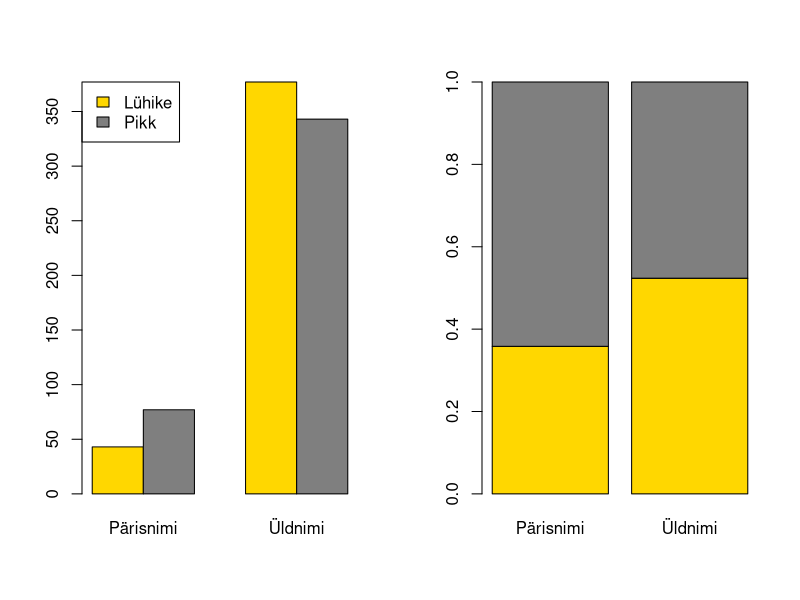
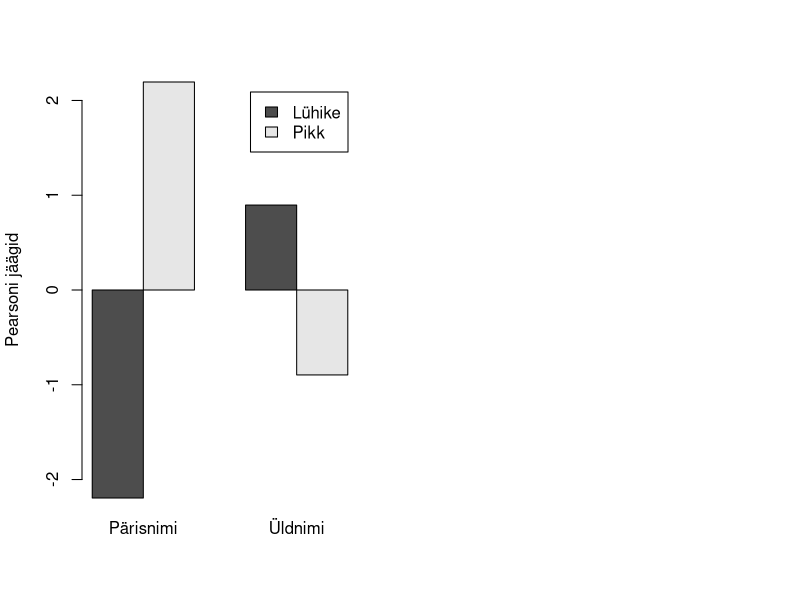
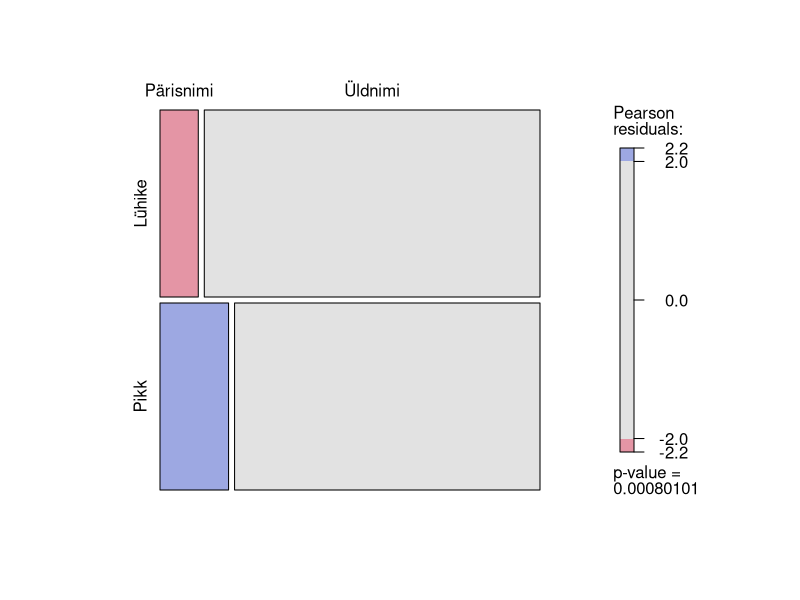
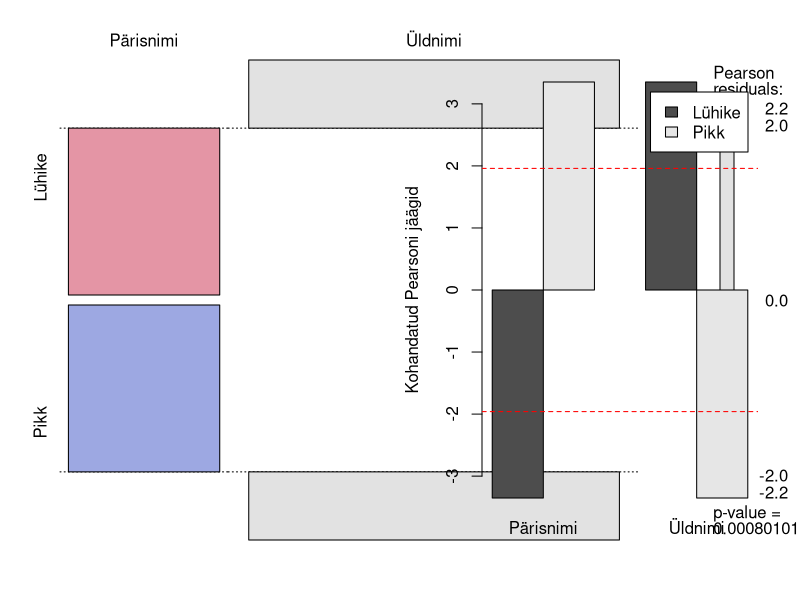
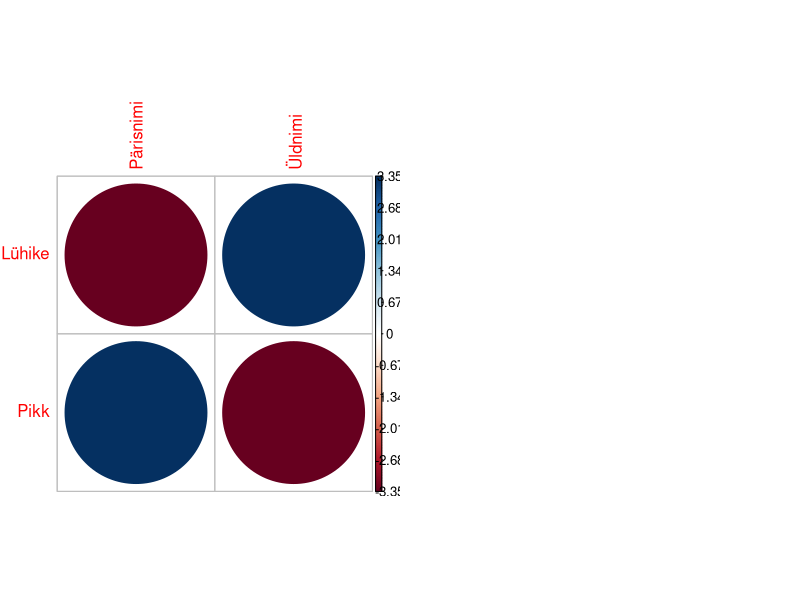

R code for these plots, in order:
## ---- chunk 1
knitr::opts_chunk$set(echo = TRUE)
## ---- chunk 2
# Koostame artiklis esitatud andmete põhjal
# esmalt risttabeli.
tab <- matrix(c(43, 77, 377, 343), # koosesinemise sagedused
              nrow = 2, # mitmesse ritta sagedused jaotada?
              dimnames = list(c("Lühike", "Pikk"), # tabeli ridade nimed
                              c("Pärisnimi", "Üldnimi"))) # tabeli tulpade nimed

tab
## ---- chunk 3
par(mfrow = c(1, 2)) # näita jooniseid ühes reas kahes tulbas (= kõrvuti)
barplot(tab, 
        col = c("gold1", "grey50"), 
        legend.text = rownames(tab), 
        beside = TRUE, 
        args.legend = list(x = "topleft"))

barplot(prop.table(tab, margin = 2), 
        col = c("gold1", "grey50"))
## ---- chunk 4
addmargins(tab)
## ---- chunk 5
# Näiteks pika sisseütlevaga pärisnimede (Tartusse) oodatud sagedus oleks
addmargins(tab)[1,3]*addmargins(tab)[3,1]/sum(tab)
## ---- chunk 6
chisq.test(tab)$expected # teoreetilised sagedused
## ---- chunk 7
chisq.test(tab, correct = FALSE)
## ---- chunk 8
t <- chisq.test(tab, correct = FALSE)
sum(((t$observed - t$expected)^2)/t$expected)
## ---- chunk 9
chisq.test(tab)
## ---- chunk 10
# Näiteks illatiivis pärisnimede jääk on
(t$observed[1]-t$expected[1])/sqrt(t$expected[1])
## ---- chunk 11
# Jäägid saab kätte ka testi väljundist
t$residuals
## ---- chunk 12
barplot(t$residuals, 
        beside = TRUE, 
        legend = TRUE,
        ylab = "Pearsoni jäägid")
## ---- chunk 13
# install.packages("vcd")
# library(vcd)
vcd::mosaic(tab, shade = TRUE, varnames = FALSE)
## ---- chunk 14
# library(vcd)
vcd::assoc(tab, shade = TRUE, varnames = FALSE)
## ---- chunk 15
(teg <- tab["Lühike", "Pärisnimi"]) # tegelik sagedus
(ood <- sum(tab["Lühike",]) * sum(tab[,"Pärisnimi"]) / sum(tab)) # oodatud sagedus
(std <- ood * (1 - ood/sum(tab["Lühike",])) * (1 - ood/sum(tab[,"Pärisnimi"]))) # korrutis

(teg-ood)/sqrt(std)
## ---- chunk 16
t$stdres
## ---- chunk 17
barplot(t$stdres, 
        beside = TRUE, 
        legend = TRUE,
        ylab = "Kohandatud Pearsoni jäägid")
abline(h = 1.96, col = "red", lty = "dashed")
abline(h = -1.96, col = "red", lty = "dashed")
## ---- chunk 18
library(corrplot)
corrplot(t$stdres, is.corr = F)
## ---- chunk 19
# install.packages("vcd")
# library(vcd)

vcd::assocstats(tab)
## ---- chunk 20
library(pwr)
w <- vcd::assocstats(tab)$cramer # mõju suurus
N <- sum(tab) # vaatluste arv
df <- t$parameter # vabadusastmete arv

pwr.chisq.test(w = w, N = N, df = df, sig.level = 0.05)
## ---- chunk 21
tab2 <- matrix(c(4, 4, 2, 6, 389, 391, 25, 19), 
               nrow = 2, ncol = 4, 
               dimnames = list(c("Lühike", "Pikk"), 
                               c("Arvsõna", "Asesõna", "Nimisõna", "Omadussõna")))

tab2
## ---- chunk 22
(t2 <- chisq.test(tab2))
## ---- chunk 23
t2$expected
## ---- chunk 24
fisher.test(tab2)
## ---- chunk 25
chisq.test(tab2, simulate.p.value = TRUE)
## ---- chunk 26
chisq.test(tab2)$expected
## ---- chunk 27
(ts1 <- matrix(c(3,6,1,4,368,410,19,29), nrow= 2, 
               dimnames = list(c("Lühike", "Pikk"), 
                               c("Arvsõna", "Asesõna", "Nimisõna", "Omadussõna"))))
(ts2 <- matrix(c(8,5,3,7,383,381,25,28), nrow= 2, 
               dimnames = list(c("Lühike", "Pikk"),
                               c("Arvsõna", "Asesõna", "Nimisõna", "Omadussõna"))))
(ts3 <- matrix(c(3,2,3,1,394,395,21,21), nrow= 2, 
               dimnames = list(c("Lühike", "Pikk"), 
                               c("Arvsõna", "Asesõna", "Nimisõna", "Omadussõna"))))
# jne
## ---- chunk 28
hiid <- c(
  sum(((ts1-t2$expected)^2)/t2$expected),
  sum(((ts2-t2$expected)^2)/t2$expected),
  sum(((ts3-t2$expected)^2)/t2$expected)
)
hiid
## ---- chunk 29
chisq.test(tab2, correct = FALSE)
set.seed(1)
chisq.test(tab2, simulate.p.value = TRUE, B = 3000)
